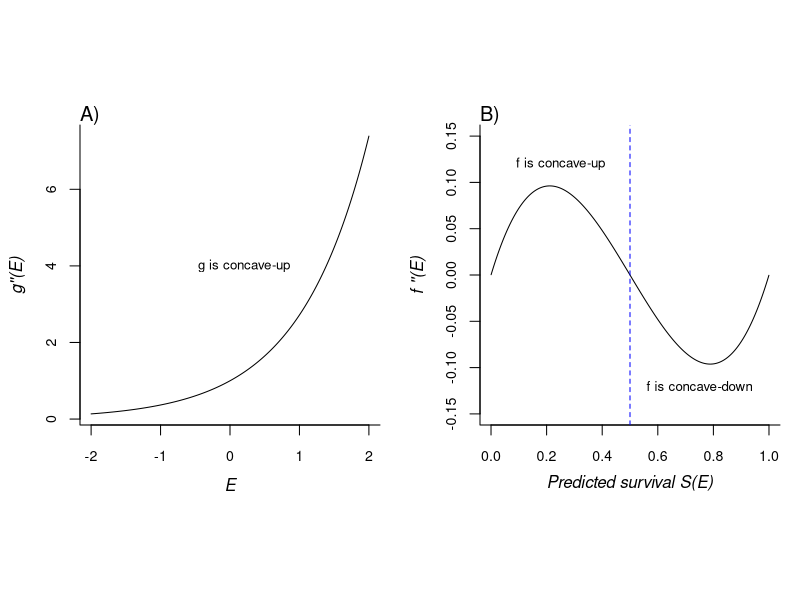

Source code (R):
##  A little script to visualize the implicit reaction norms imposed by
##  by our random year effects on growth and survival.


# Graphical parameters ----------------------------------------------------

set_graph_pars <- function(ptype = "panel4") {
  mgp <- c(2.5, 1, 0); mar <- c(4, 4, 1.5, 1); oma <- c(0, 0, 0, 0)
  switch(ptype,
         panel4 = par(mfrow=c(2,2), mgp=mgp, mar=mar, pty="s",
                      oma=oma, bty="L", cex.lab =1.2),
         panel2 = par(mfrow=c(1,2), mgp=mgp, mar=mar, pty="s",
                      oma=oma, bty="L", cex.axis=0.85),
         panel1 = par(mfrow=c(1,1), mgp=mgp, mar=mar, pty="s",
                      oma=oma, bty="L", cex.axis=0.85))
}

add_panel_label <- function(ltype="a",cex=1.2) {
  text <- paste(LETTERS[letters==ltype], ")", sep="")
  mtext(text=text, side=3, adj=0,cex=cex)
}


# Start PDF ---------------------------------------------------------------

pdf(file = "../../../Manuscripts/SizebyClimate/figures/reaction_norms.pdf",
    width = 8.5,
    height = 4)
set_graph_pars("panel2")

# Growth ------------------------------------------------------------------

grow_deriv <- function(x) {
  exp(x)
}

x <- seq(-2,2, length.out = 1000)
plot(x, grow_deriv(x), 
     type = "l", 
     xlab = expression(italic("E")), 
     ylab = expression(italic("g''(E)")))
text(0.2,4,"g is concave-up", cex = 0.8)
add_panel_label("a")

# Survival ----------------------------------------------------------------

logit_deriv <- function(x) {
  exp(x)*(1- exp(x))/(1+exp(x))^3
}
x <- seq(-8,8, length.out = 1000)
u <- exp(x)/(1+exp(x)); 
plot(u, logit_deriv(x), 
     type = "l", ylim=c(-0.15,0.15),
     xlab = expression(italic("Predicted survival S(E)")), 
     ylab = expression(italic("f ''(E)")))
text(0.25,0.12,"f is concave-up", cex = 0.8)
text(0.75,-0.12,"f is concave-down", cex = 0.8)
abline(v=0.5,col="blue",lty=2); 
add_panel_label("b")


# End PDF -----------------------------------------------------------------

dev.off()
